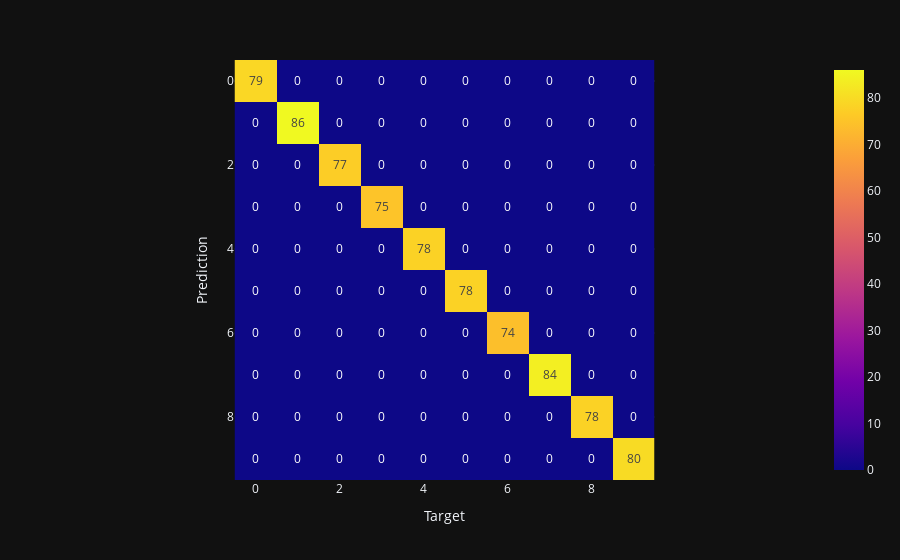

Source (notebook cell):
### Code cell
bagging_y_train = bagging_model.predict(X_train)

@score_for('Bagging', 'train')
@time_for('Bagging', 'train')
def train_bagging():
    return f1_score(bagging_y_train, y_train, average='macro')

print(
    "F1-мера для тренировочных данных с помощью "
    "BaggingClassifier:", train_bagging(),
)
draw_conf_matrix(y_train, bagging_y_train)

### Figure 1 — Plotly figure (JSON) as saved in the notebook; plotly's stock layout.template omitted (floating-point values rounded to 4 significant figures)
{"data": [{"coloraxis": "coloraxis", "name": "0", "texttemplate": "%{z}", "z": [[79, 0, 0, 0, 0, 0, 0, 0, 0, 0], [0, 86, 0, 0, 0, 0, 0, 0, 0, 0], [0, 0, 77, 0, 0, 0, 0, 0, 0, 0], [0, 0, 0, 75, 0, 0, 0, 0, 0, 0], [0, 0, 0, 0, 78, 0, 0, 0, 0, 0], [0, 0, 0, 0, 0, 78, 0, 0, 0, 0], [0, 0, 0, 0, 0, 0, 74, 0, 0, 0], [0, 0, 0, 0, 0, 0, 0, 84, 0, 0], [0, 0, 0, 0, 0, 0, 0, 0, 78, 0], [0, 0, 0, 0, 0, 0, 0, 0, 0, 80]], "type": "heatmap", "xaxis": "x", "yaxis": "y", "hovertemplate": "x: %{x}<br>y: %{y}<br>color: %{z}<extra></extra>"}], "layout": {"xaxis": {"anchor": "y", "domain": [0.0, 1.0], "scaleanchor": "y", "constrain": "domain", "title": {"text": "Target"}}, "yaxis": {"anchor": "x", "domain": [0.0, 1.0], "autorange": "reversed", "constrain": "domain", "title": {"text": "Prediction"}}, "coloraxis": {"colorscale": [[0.0, "#0d0887"], [0.1111, "#46039f"], [0.2222, "#7201a8"], [0.3333, "#9c179e"], [0.4444, "#bd3786"], [0.5556, "#d8576b"], [0.6667, "#ed7953"], [0.7778, "#fb9f3a"], [0.8889, "#fdca26"], [1.0, "#f0f921"]]}, "margin": {"t": 60}}}
